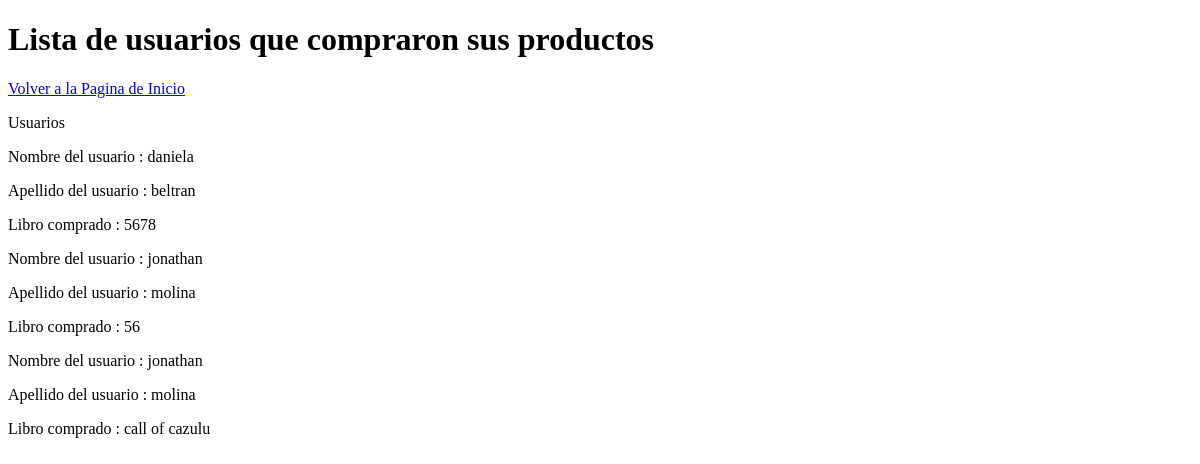
Before: /VistaCompradores (signed in) with the older database file.
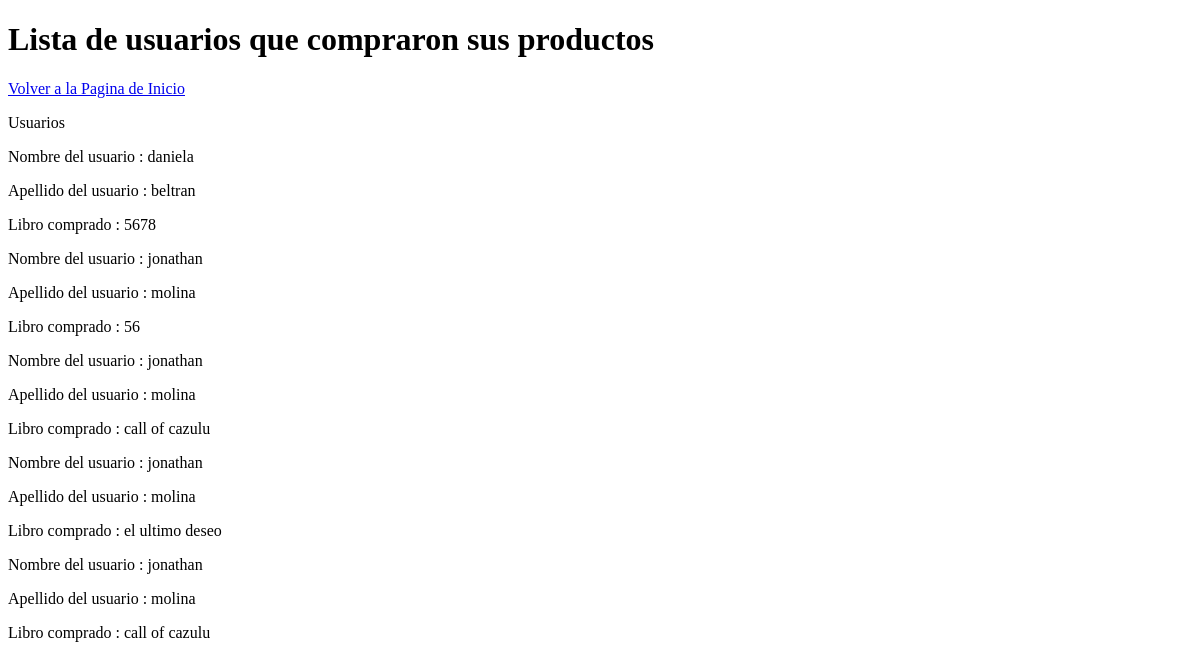
After: the same page with the newer database file.
### homePage/models.py (models this page shows, shortened)
class Compradores(models.Model):
		libro = models.ForeignKey(infoLibro, on_delete=models.SET_NULL,null=True)
		usuarioDuenio=models.ForeignKey (infousuario,on_delete=models.SET_NULL, null=True,related_name='usuarioDuenio')
		usuarioComprador=models.ForeignKey (infousuario,on_delete=models.SET_NULL, null=True,related_name='usuarioComprador')

class infousuario(models.Model):
	balance= models.IntegerField(default=0)
	user= models.OneToOneField (User,on_delete=models.CASCADE)
	aficiones= models.ManyToManyField(Aficion, blank=True)
	es_CreadorDeContenido= models.BooleanField(default=False)
	profile_img=models.ImageField(upload_to='images/profile/',default='images/profile/perfilb.jpg',null=False,blank=False)
	es_Nada= models.BooleanField(default=False)

class infoLibro(models.Model):
	user=models.ForeignKey(User,on_delete=models.SET_NULL, null=True)
	genero= models.ManyToManyField(GeneroLiterario)
	formato=models.ManyToManyField(FormatoLiterario)
	Titulo= models.CharField(max_length=50)
	Descripcion=models.TextField(max_length=2000)
	ISBN= models.IntegerField()
	PrecioLibro= models.IntegerField(default=0)
	CantidadPaginas=models.IntegerField()
	Idioma=models.CharField(max_length=15)
	imagen=models.ImageField(upload_to='images/books/covers/',default='images/books/covers/default.jpg', null=True,blank=True )

### homePage/views.py (the view)
# urls.py: url(r'^VistaCompradores$', views.compradores_view, name='ver compradores'),
@login_required(login_url='/')
def compradores_view(request):
	usuario= infousuario.objects.get(user = request.user)
	usuariosCompradores=[]
	compradxres=Compradores.objects.filter(usuarioDuenio=infousuario.objects.get(user = request.user))
	for item in compradxres:
		if( item.usuarioComprador is not None and item.libro is not None ):#Si es un libro
			usuariosCompradores.append(item)
	return render(request,'VistaCompradores.html',{'usuariosCompradores':usuariosCompradores})

### homePage/templates/VistaCompradores.html (shortened to what this page needs)
<!DOCTYPE html>
<html>
<head>
</head>
<body>
<h1>Lista de usuarios que compraron sus productos</h1>
<a href="/HomePage">Volver a la Pagina de Inicio</a>
<p>Usuarios </p>
{% for  Usuarios in usuariosCompradores %}
<p>Nombre del usuario : {{Usuarios.usuarioComprador.user.first_name}}</p>
<p>Apellido del usuario : {{Usuarios.usuarioComprador.user.last_name}}</p>
<p>Libro comprado : {{Usuarios.libro.Titulo}}</p>
{%endfor%}
</body>
</html>

Changed rows visible on the page:
added Compradores: usuarioComprador.user.first_name "jonathan", usuarioComprador.user.last_name "molina", libro.Titulo "el ultimo deseo"
added Compradores: usuarioComprador.user.first_name "jonathan", usuarioComprador.user.last_name "molina", libro.Titulo "call of cazulu"
